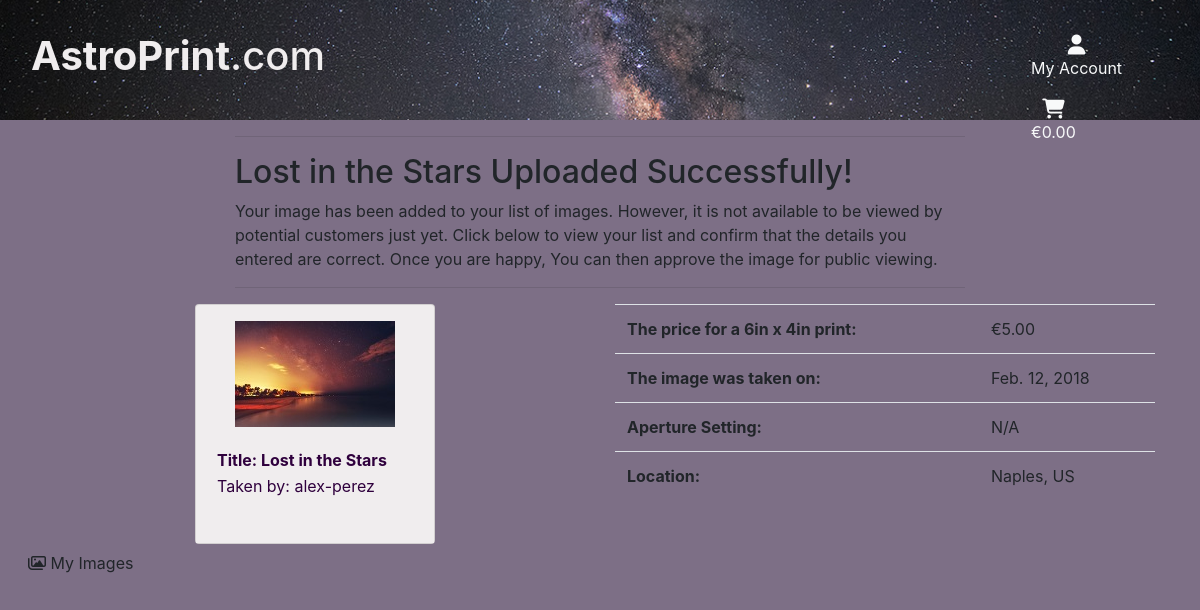
The app's page /seller_upload/image_detail/8/8 (signed in) with its own data.
### images/models.py (models this page shows, shortened)
class Image(models.Model):
    prev_img = models.ImageField(verbose_name='', upload_to='user_images/')
    tmnl_img = models.ImageField(verbose_name='', upload_to='user_images/')
    img_title = models.CharField(max_length=75, null=False, blank=False)
    img_taken = models.DateField(null=True, blank=True)
    base_price = models.DecimalField(max_digits=6, decimal_places=2)
    user_id = models.ForeignKey(User, to_field='id', on_delete=models.CASCADE)
    img_status = models.BooleanField(default=False)
    vol_sold = models.IntegerField(default=0)
    img_rating = models.IntegerField(null=False, blank=False, default=0)
    img_data_id = models.ForeignKey(
        'Image_Data', to_field='id', on_delete=models.SET_NULL,
        null=True, blank=True
    )
    date_added = models.DateTimeField(auto_now_add=True)
    last_updated = models.DateTimeField(auto_now=True)

class Image_Data(models.Model):
    class Meta:
        verbose_name_plural = 'Image Data'
    make = models.CharField(max_length=50, null=True, blank=True)
    model = models.CharField(max_length=50, null=True, blank=True)
    focal_length = models.IntegerField(null=True, blank=True)
    aperture = models.CharField(max_length=10, null=True, blank=True)
    shutter_speed_sec = models.IntegerField(null=True, blank=True)
    iso = models.IntegerField(null=True, blank=True)
    country = CountryField(blank_label='Country', null=True, blank=True)
    city = models.CharField(max_length=50, null=True, blank=True)

### seller_upload/views.py (the view)
def image_detail(request, image_id, data_id):
    image = Image.objects.get(pk=image_id)
    data = Image_Data.objects.get(pk=data_id)
    if request.user == image.user_id:
        template = 'seller_upload/image_detail.html'
        context = {
            'image': image,
            'data': data,
        }
    else:
        template = 'seller_upload/image_detail.html'
        context = {}
    return render(request, template, context)

### shopping_bag/contexts.py (called while the page is built, shortened)
def bag_contents(request):
    bag_images = []
    total = 0
    prod_count = 0
    bag = request.session.get('bag', {})
    context = {
        'bag_images': bag_images,
        'total': total,
        'prod_count': prod_count,
    }
    return context

### seller_upload/templates/seller_upload/image_detail.html (shortened to what this page needs)
{% extends 'base.html' %}
{% load static %}
{% block content %}
    <div class="container">
        <div class="row">
            <div class="col-12 col-lg-8 offset-lg-2">
                {% if image %}
                    <hr>
                    <h2>{{ image.img_title }} Uploaded Successfully!</h2>
                    <p>Your image has been added to your list of images. However,
                    it is not available to be viewed by potential customers just
                    yet. Click below to view your list and confirm that the details
                    you entered are correct. Once you are happy, You can then
                    approve the image for public viewing.</p>
                    <hr>
                {% else %}
                    <hr>
                    <h2>Error!</h2>
                    <hr>
                {% endif %}
            </div>
        </div>
        {% if image %}
            <div class="row">
                <div class="col-12 col-lg-6">
                    <div class="card mx-auto my-auto" style="width: 15rem; height: 15rem;">
                        <a class="mx-auto" data-fancybox="gallery" href="{{ image.prev_img.url }}">
                            <img class="img-fluid mt-3" src="{{ image.tmnl_img.url }}" width="160" height="106">
                        </a>
                        <div class="card-body">
                            <table>
                                <tr>
                                    <th>Title: {{ image.img_title }}</th>
                                </tr>
                                <tr>
                                    <td>Taken by: {{ image.user_id }}</td>
                                </tr>
                            </table>
                        </div>
                    </div>
                </div>
                <div class="col-12 col-lg-6">
                    <table class="table">
                        <tr>
                            <th>The price for a 6in x 4in print: </th>
                            <td>€{{ image.base_price }}</td>
                        </tr>
                        <tr>
                            <th>The image was taken on: </th>
                            <td>{{ image.img_taken }}</td>
                        </tr>
                        {% if data.aperture != 'not provided' %}
                        <tr>
                            <th>Aperture Setting: </th>
                            <td>{{ data.aperture }}</td>
                        </tr>
                        {% endif %}
                        {% if data.city != 'not provided' or data.country != 'not provided' %}
                        <tr>
                            <th>Location: </th>
                            <td>
                            {% if data.city != 'not provided' %}
                                {{ data.city }}{% if data.city != 'not provided' and data.country != 'not provided' %},{% endif %}
                            {% endif %}
                            {% if data.country != 'not provided' %}
                                {{ data.country }}
                            {% endif %}
                            </td>
                        </tr>
                        {% endif %}
                    </table>
                </div>
                <div class="row">
                    <div class="submit-button text-right">
                        <a href="{% url 'all_user_images' %}" class="btn">
                            <span class="icon">
                                <i class="far fa-images"></i>
                            </span>
                            <span>My Images</span>
                        </a>
                    </div>
                </div>
            </div>
        {% endif %}
    </div>
{% endblock %}

### static/css/base.css (style rules this page uses)
html { height: 100%; }
body { background-color: #7D6F86; }
.card, .card-body { background-color: #F0EDEE; color: #2F003D; }

### records on screen
Image: img_title "Lost in the Stars", tmnl_img (picture), user_id "alex-perez", base_price "5.00", img_taken "Feb. 12, 2018"
Image_Data: aperture "N/A", city "Naples", country "US"
